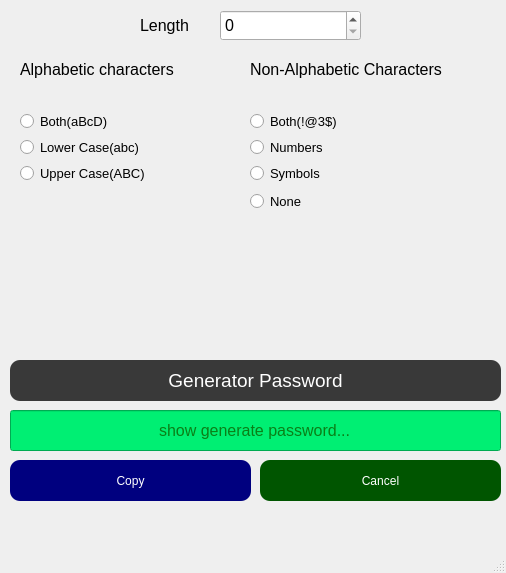
<?xml version="1.0" encoding="UTF-8"?>
<ui version="4.0">
 <class>MainWindow</class>
 <widget class="QMainWindow" name="MainWindow">
  <property name="geometry">
   <rect>
    <x>0</x>
    <y>0</y>
    <width>506</width>
    <height>573</height>
   </rect>
  </property>
  <property name="windowTitle">
   <string>MainWindow</string>
  </property>
  <property name="styleSheet">
   <string notr="true"/>
  </property>
  <widget class="QWidget" name="centralwidget">
   <widget class="QPushButton" name="pushButton">
    <property name="geometry">
     <rect>
      <x>10</x>
      <y>360</y>
      <width>491</width>
      <height>41</height>
     </rect>
    </property>
    <property name="font">
     <font>
      <pointsize>14</pointsize>
     </font>
    </property>
    <property name="statusTip">
     <string extracomment="click to generate password"/>
    </property>
    <property name="styleSheet">
     <string notr="true">color:white;
background-color: rgb(57, 57, 57);
border-radius:10px
</string>
    </property>
    <property name="text">
     <string>Generator Password</string>
    </property>
    <property name="icon">
     <iconset theme="password">
      <normaloff>.</normaloff>.</iconset>
    </property>
   </widget>
   <widget class="QLineEdit" name="lineEdit">
    <property name="geometry">
     <rect>
      <x>10</x>
      <y>410</y>
      <width>491</width>
      <height>41</height>
     </rect>
    </property>
    <property name="font">
     <font>
      <pointsize>12</pointsize>
     </font>
    </property>
    <property name="styleSheet">
     <string notr="true">background-color: rgb(0, 239, 115);
color: rgb(10, 127, 23);</string>
    </property>
    <property name="text">
     <string>show generate password...</string>
    </property>
    <property name="alignment">
     <set>Qt::AlignCenter</set>
    </property>
   </widget>
   <widget class="QWidget" name="formLayoutWidget">
    <property name="geometry">
     <rect>
      <x>10</x>
      <y>60</y>
      <width>221</width>
      <height>281</height>
     </rect>
    </property>
    <layout class="QFormLayout" name="formLayout">
     <property name="horizontalSpacing">
      <number>10</number>
     </property>
     <property name="verticalSpacing">
      <number>10</number>
     </property>
     <property name="leftMargin">
      <number>10</number>
     </property>
     <item row="4" column="0">
      <widget class="QRadioButton" name="radioButton_2">
       <property name="font">
        <font>
         <pointsize>10</pointsize>
        </font>
       </property>
       <property name="styleSheet">
        <string notr="true">color: rgb(0, 0, 0);
border-color: rgb(24, 31, 108);</string>
       </property>
       <property name="text">
        <string>Lower Case(abc)</string>
       </property>
      </widget>
     </item>
     <item row="5" column="0">
      <widget class="QRadioButton" name="radioButton_3">
       <property name="font">
        <font>
         <pointsize>10</pointsize>
        </font>
       </property>
       <property name="styleSheet">
        <string notr="true">color: rgb(255, 255, 255);
border-color: rgb(23, 29, 106);
color: rgb(0, 0, 0);</string>
       </property>
       <property name="text">
        <string>Upper Case(ABC)</string>
       </property>
      </widget>
     </item>
     <item row="0" column="0" colspan="2">
      <widget class="QLabel" name="label">
       <property name="font">
        <font>
         <pointsize>12</pointsize>
        </font>
       </property>
       <property name="styleSheet">
        <string notr="true">color: rgb(85, 191, 200);
color: rgb(0, 0, 0);</string>
       </property>
       <property name="text">
        <string>Alphabetic characters</string>
       </property>
      </widget>
     </item>
     <item row="1" column="0">
      <widget class="QLabel" name="label_5">
       <property name="styleSheet">
        <string notr="true">border-color: rgb(40, 47, 132);</string>
       </property>
       <property name="text">
        <string/>
       </property>
      </widget>
     </item>
     <item row="3" column="0">
      <widget class="QRadioButton" name="radioButton">
       <property name="font">
        <font>
         <pointsize>10</pointsize>
        </font>
       </property>
       <property name="styleSheet">
        <string notr="true">border-color: rgb(27, 33, 112);
color: rgb(0, 0, 0);
</string>
       </property>
       <property name="text">
        <string>Both(aBcD)</string>
       </property>
      </widget>
     </item>
    </layout>
   </widget>
   <widget class="QWidget" name="formLayoutWidget_2">
    <property name="geometry">
     <rect>
      <x>240</x>
      <y>60</y>
      <width>259</width>
      <height>281</height>
     </rect>
    </property>
    <layout class="QFormLayout" name="formLayout_2">
     <property name="sizeConstraint">
      <enum>QLayout::SetDefaultConstraint</enum>
     </property>
     <property name="labelAlignment">
      <set>Qt::AlignLeading|Qt::AlignLeft|Qt::AlignVCenter</set>
     </property>
     <property name="horizontalSpacing">
      <number>0</number>
     </property>
     <property name="verticalSpacing">
      <number>10</number>
     </property>
     <property name="leftMargin">
      <number>10</number>
     </property>
     <item row="0" column="0" colspan="2">
      <widget class="QLabel" name="label_2">
       <property name="sizePolicy">
        <sizepolicy hsizetype="Preferred" vsizetype="Preferred">
         <horstretch>0</horstretch>
         <verstretch>0</verstretch>
        </sizepolicy>
       </property>
       <property name="font">
        <font>
         <pointsize>12</pointsize>
        </font>
       </property>
       <property name="layoutDirection">
        <enum>Qt::LeftToRight</enum>
       </property>
       <property name="styleSheet">
        <string notr="true">color: rgb(85, 191, 200);
color: rgb(0, 0, 0);</string>
       </property>
       <property name="midLineWidth">
        <number>10</number>
       </property>
       <property name="text">
        <string>Non-Alphabetic Characters</string>
       </property>
       <property name="scaledContents">
        <bool>false</bool>
       </property>
       <property name="alignment">
        <set>Qt::AlignJustify|Qt::AlignVCenter</set>
       </property>
       <property name="indent">
        <number>1</number>
       </property>
      </widget>
     </item>
     <item row="2" column="0">
      <widget class="QRadioButton" name="radioButton_4">
       <property name="font">
        <font>
         <pointsize>10</pointsize>
        </font>
       </property>
       <property name="styleSheet">
        <string notr="true">color: rgb(255, 255, 255);
border-color: rgb(15, 21, 93);
color: rgb(0, 0, 0);</string>
       </property>
       <property name="text">
        <string>Both(!@3$)</string>
       </property>
      </widget>
     </item>
     <item row="3" column="0">
      <widget class="QRadioButton" name="radioButton_5">
       <property name="font">
        <font>
         <pointsize>10</pointsize>
        </font>
       </property>
       <property name="styleSheet">
        <string notr="true">color: rgb(255, 255, 255);
border-color: rgb(15, 21, 94);
color: rgb(0, 0, 0);</string>
       </property>
       <property name="text">
        <string>Numbers</string>
       </property>
      </widget>
     </item>
     <item row="4" column="0">
      <widget class="QRadioButton" name="radioButton_6">
       <property name="font">
        <font>
         <pointsize>10</pointsize>
        </font>
       </property>
       <property name="styleSheet">
        <string notr="true">border-color: rgb(14, 20, 91);
color: rgb(255, 255, 255);
color: rgb(0, 0, 0);</string>
       </property>
       <property name="text">
        <string>Symbols</string>
       </property>
      </widget>
     </item>
     <item row="1" column="0">
      <widget class="QLabel" name="label_6">
       <property name="styleSheet">
        <string notr="true">border-color: rgb(40, 47, 132);</string>
       </property>
       <property name="text">
        <string/>
       </property>
      </widget>
     </item>
     <item row="5" column="0">
      <widget class="QRadioButton" name="radioButton_7">
       <property name="font">
        <font>
         <pointsize>10</pointsize>
        </font>
       </property>
       <property name="styleSheet">
        <string notr="true">color: rgb(255, 255, 255);
color: rgb(0, 0, 0);</string>
       </property>
       <property name="text">
        <string>None</string>
       </property>
      </widget>
     </item>
    </layout>
   </widget>
   <widget class="QLabel" name="label_3">
    <property name="geometry">
     <rect>
      <x>140</x>
      <y>10</y>
      <width>71</width>
      <height>31</height>
     </rect>
    </property>
    <property name="font">
     <font>
      <pointsize>12</pointsize>
     </font>
    </property>
    <property name="styleSheet">
     <string notr="true">color: rgb(25, 162, 200);
color: rgb(0, 0, 0);</string>
    </property>
    <property name="text">
     <string>Length</string>
    </property>
   </widget>
   <widget class="QSpinBox" name="spinBox">
    <property name="geometry">
     <rect>
      <x>220</x>
      <y>10</y>
      <width>141</width>
      <height>31</height>
     </rect>
    </property>
    <property name="font">
     <font>
      <pointsize>12</pointsize>
     </font>
    </property>
    <property name="styleSheet">
     <string notr="true">
</string>
    </property>
   </widget>
   <widget class="QPushButton" name="pushButton_2">
    <property name="geometry">
     <rect>
      <x>10</x>
      <y>460</y>
      <width>241</width>
      <height>41</height>
     </rect>
    </property>
    <property name="styleSheet">
     <string notr="true">color: rgb(255, 255, 255);
background-color: rgb(0, 0, 127);
border-radius:10px</string>
    </property>
    <property name="text">
     <string>Copy</string>
    </property>
   </widget>
   <widget class="QPushButton" name="pushButton_3">
    <property name="geometry">
     <rect>
      <x>260</x>
      <y>460</y>
      <width>241</width>
      <height>41</height>
     </rect>
    </property>
    <property name="styleSheet">
     <string notr="true">color: rgb(255, 255, 255);
background-color: rgb(0, 85, 0);
border-radius:10px</string>
    </property>
    <property name="text">
     <string>Cancel</string>
    </property>
   </widget>
  </widget>
  <widget class="QStatusBar" name="statusbar"/>
 </widget>
 <resources/>
 <connections/>
</ui>
